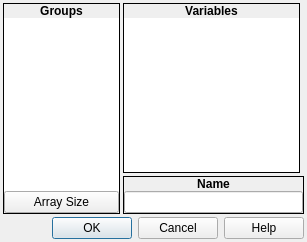
<?xml version="1.0" encoding="UTF-8"?>
<ui version="4.0">
 <class>VariableSelector</class>
 <widget class="QDialog" name="VariableSelector">
  <property name="windowModality">
   <enum>Qt::ApplicationModal</enum>
  </property>
  <property name="geometry">
   <rect>
    <x>0</x>
    <y>0</y>
    <width>307</width>
    <height>242</height>
   </rect>
  </property>
  <property name="windowTitle">
   <string>Variables</string>
  </property>
  <property name="windowIcon">
   <iconset resource="gui_icons.qrc">
    <normaloff>:/icons/openrpgmaker.png</normaloff>:/icons/openrpgmaker.png</iconset>
  </property>
  <property name="styleSheet">
   <string notr="true">.QFrame
{
	border-width: 1px;
	border-style: solid;
	border-color: palette(window-text);
}

.QFrame&gt;QLabel
{
	border-width: 0px;
	background-color: palette(window-text);
	color: palette(window);
	font-weight: bold;
}

.QFrame&gt;QCheckBox
{
	background-color: palette(window-text);
	border-width: 0px;
	border-style: none;
	color: palette(window);
	spacing: 3px;
	font-weight: bold;
	padding: 0px 0px 0px 3px;
}

.QFrame&gt;QCheckBox::indicator
{
	min-width: 8px;
	max-width: 8px;
	min-height: 8px;
	max-height: 8px;
	width: 8px;
	height: 8px;
	border-width: 2px;
	border-radius: 0px;
	border-style: ridge;
	border-color: palette(mid);
}

.QFrame&gt;QCheckBox::indicator:unchecked
{
	background-color: palette(base);
}

.QFrame&gt;QCheckBox::indicator:checked
{
	background-color: palette(window-text);
}

.QFrame&gt;QCheckBox::indicator:hover
{
	border-color: palette(highlight);
}</string>
  </property>
  <layout class="QVBoxLayout" name="verticalLayout_8">
   <property name="spacing">
    <number>3</number>
   </property>
   <property name="margin">
    <number>3</number>
   </property>
   <item>
    <layout class="QHBoxLayout" name="horizontalLayout">
     <property name="spacing">
      <number>3</number>
     </property>
     <item>
      <widget class="QFrame" name="frame">
       <property name="sizePolicy">
        <sizepolicy hsizetype="Fixed" vsizetype="Preferred">
         <horstretch>0</horstretch>
         <verstretch>0</verstretch>
        </sizepolicy>
       </property>
       <property name="frameShape">
        <enum>QFrame::Box</enum>
       </property>
       <property name="frameShadow">
        <enum>QFrame::Plain</enum>
       </property>
       <layout class="QVBoxLayout" name="verticalLayout">
        <property name="spacing">
         <number>0</number>
        </property>
        <property name="margin">
         <number>0</number>
        </property>
        <item>
         <widget class="QLabel" name="label">
          <property name="sizePolicy">
           <sizepolicy hsizetype="Preferred" vsizetype="Fixed">
            <horstretch>0</horstretch>
            <verstretch>0</verstretch>
           </sizepolicy>
          </property>
          <property name="font">
           <font>
            <weight>75</weight>
            <bold>true</bold>
           </font>
          </property>
          <property name="text">
           <string>Groups</string>
          </property>
          <property name="alignment">
           <set>Qt::AlignCenter</set>
          </property>
         </widget>
        </item>
        <item>
         <widget class="QWidget" name="widget" native="true">
          <layout class="QVBoxLayout" name="verticalLayout_2">
           <property name="spacing">
            <number>0</number>
           </property>
           <property name="margin">
            <number>0</number>
           </property>
           <item>
            <widget class="QListWidget" name="lwGroupList">
             <property name="minimumSize">
              <size>
               <width>115</width>
               <height>0</height>
              </size>
             </property>
             <property name="maximumSize">
              <size>
               <width>115</width>
               <height>16777215</height>
              </size>
             </property>
             <property name="frameShape">
              <enum>QFrame::NoFrame</enum>
             </property>
             <property name="horizontalScrollBarPolicy">
              <enum>Qt::ScrollBarAlwaysOff</enum>
             </property>
             <property name="editTriggers">
              <set>QAbstractItemView::NoEditTriggers</set>
             </property>
             <property name="verticalScrollMode">
              <enum>QAbstractItemView::ScrollPerPixel</enum>
             </property>
             <property name="horizontalScrollMode">
              <enum>QAbstractItemView::ScrollPerPixel</enum>
             </property>
            </widget>
           </item>
           <item>
            <widget class="QPushButton" name="bArraySize">
             <property name="text">
              <string>Array Size</string>
             </property>
            </widget>
           </item>
          </layout>
         </widget>
        </item>
       </layout>
      </widget>
     </item>
     <item>
      <layout class="QVBoxLayout" name="verticalLayout_7">
       <property name="spacing">
        <number>3</number>
       </property>
       <item>
        <widget class="QFrame" name="frame_2">
         <property name="sizePolicy">
          <sizepolicy hsizetype="Fixed" vsizetype="Preferred">
           <horstretch>0</horstretch>
           <verstretch>0</verstretch>
          </sizepolicy>
         </property>
         <property name="frameShape">
          <enum>QFrame::Box</enum>
         </property>
         <property name="frameShadow">
          <enum>QFrame::Plain</enum>
         </property>
         <layout class="QVBoxLayout" name="verticalLayout_3">
          <property name="spacing">
           <number>0</number>
          </property>
          <property name="margin">
           <number>0</number>
          </property>
          <item>
           <widget class="QLabel" name="lblVariables">
            <property name="sizePolicy">
             <sizepolicy hsizetype="Preferred" vsizetype="Fixed">
              <horstretch>0</horstretch>
              <verstretch>0</verstretch>
             </sizepolicy>
            </property>
            <property name="font">
             <font>
              <weight>75</weight>
              <bold>true</bold>
             </font>
            </property>
            <property name="text">
             <string>Variables</string>
            </property>
            <property name="alignment">
             <set>Qt::AlignCenter</set>
            </property>
           </widget>
          </item>
          <item>
           <widget class="QWidget" name="widget_2" native="true">
            <layout class="QVBoxLayout" name="verticalLayout_4">
             <property name="spacing">
              <number>0</number>
             </property>
             <property name="margin">
              <number>0</number>
             </property>
             <item>
              <widget class="QListWidget" name="lwVariableList">
               <property name="minimumSize">
                <size>
                 <width>175</width>
                 <height>0</height>
                </size>
               </property>
               <property name="maximumSize">
                <size>
                 <width>175</width>
                 <height>16777215</height>
                </size>
               </property>
               <property name="frameShape">
                <enum>QFrame::NoFrame</enum>
               </property>
               <property name="verticalScrollMode">
                <enum>QAbstractItemView::ScrollPerPixel</enum>
               </property>
               <property name="horizontalScrollMode">
                <enum>QAbstractItemView::ScrollPerPixel</enum>
               </property>
              </widget>
             </item>
            </layout>
           </widget>
          </item>
         </layout>
        </widget>
       </item>
       <item>
        <widget class="QFrame" name="frame_3">
         <property name="sizePolicy">
          <sizepolicy hsizetype="Preferred" vsizetype="Fixed">
           <horstretch>0</horstretch>
           <verstretch>0</verstretch>
          </sizepolicy>
         </property>
         <property name="frameShape">
          <enum>QFrame::Box</enum>
         </property>
         <property name="frameShadow">
          <enum>QFrame::Plain</enum>
         </property>
         <layout class="QVBoxLayout" name="verticalLayout_5">
          <property name="spacing">
           <number>0</number>
          </property>
          <property name="margin">
           <number>0</number>
          </property>
          <item>
           <widget class="QLabel" name="label_3">
            <property name="sizePolicy">
             <sizepolicy hsizetype="Preferred" vsizetype="Fixed">
              <horstretch>0</horstretch>
              <verstretch>0</verstretch>
             </sizepolicy>
            </property>
            <property name="font">
             <font>
              <weight>75</weight>
              <bold>true</bold>
             </font>
            </property>
            <property name="text">
             <string>Name</string>
            </property>
            <property name="alignment">
             <set>Qt::AlignCenter</set>
            </property>
           </widget>
          </item>
          <item>
           <widget class="QWidget" name="widget_3" native="true">
            <layout class="QVBoxLayout" name="verticalLayout_6">
             <property name="spacing">
              <number>0</number>
             </property>
             <property name="margin">
              <number>0</number>
             </property>
             <item>
              <widget class="QLineEdit" name="leName"/>
             </item>
            </layout>
           </widget>
          </item>
         </layout>
        </widget>
       </item>
      </layout>
     </item>
    </layout>
   </item>
   <item>
    <widget class="QDialogButtonBox" name="buttonBox">
     <property name="orientation">
      <enum>Qt::Horizontal</enum>
     </property>
     <property name="standardButtons">
      <set>QDialogButtonBox::Cancel|QDialogButtonBox::Help|QDialogButtonBox::Ok</set>
     </property>
    </widget>
   </item>
  </layout>
 </widget>
 <resources>
  <include location="gui_icons.qrc"/>
 </resources>
 <connections>
  <connection>
   <sender>buttonBox</sender>
   <signal>accepted()</signal>
   <receiver>VariableSelector</receiver>
   <slot>accept()</slot>
   <hints>
    <hint type="sourcelabel">
     <x>248</x>
     <y>254</y>
    </hint>
    <hint type="destinationlabel">
     <x>157</x>
     <y>274</y>
    </hint>
   </hints>
  </connection>
  <connection>
   <sender>buttonBox</sender>
   <signal>rejected()</signal>
   <receiver>VariableSelector</receiver>
   <slot>reject()</slot>
   <hints>
    <hint type="sourcelabel">
     <x>316</x>
     <y>260</y>
    </hint>
    <hint type="destinationlabel">
     <x>286</x>
     <y>274</y>
    </hint>
   </hints>
  </connection>
 </connections>
</ui>
